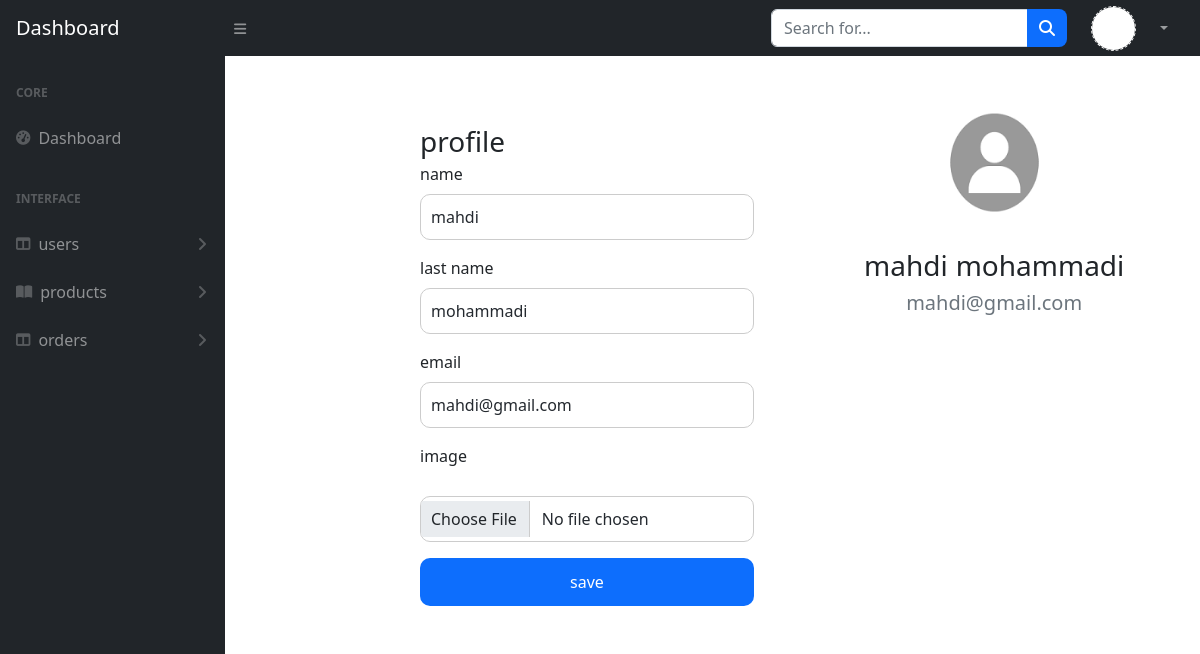
Screenshot of /profile (signed in) with the database file from the repository.
### tables this page shows
CREATE TABLE IF NOT EXISTS `users` (
  `user_id` int UNSIGNED NOT NULL AUTO_INCREMENT,
  `name` varchar(50) DEFAULT NULL,
  `last_name` varchar(50) DEFAULT NULL,
  `email` varchar(100) DEFAULT NULL,
  `password` text,
  `file` varchar(200) NOT NULL DEFAULT 'first.svg',
  `create_date` datetime NOT NULL DEFAULT CURRENT_TIMESTAMP,
  `sort` varchar(50) NOT NULL DEFAULT '`create_date` DESC',
  PRIMARY KEY (`user_id`)
);

### inc/config.php (called while the page is built, shortened)
<?php
$config = [
    'db' => [
        'name' => 'dashboard',
        'user' => 'root',
        'password' => '',
        'host' => 'localhost'
    ],
    'base_url' => 'http://localhost/dashboard'
];

### inc/functions.php (called while the page is built, shortened)
<?php
function base_url(){
    global $config;
    return $config['base_url'];
}

### inc/db.php (called while the page is built, shortened)
<?php
function db_conn()
{
    global $config;
    $conn = mysqli_connect($config['db']['host'], $config['db']['user'], $config['db']['password'], $config['db']['name']);
    if ($conn) {
        return $conn;
    } else {
        return false;
    }
}
function db_select_one($sql)
{
    $conn = db_conn();
    $result = mysqli_query($conn, $sql);
    $output = mysqli_fetch_row($result);
    return $output;
}

### templates/profile.php (the view, shortened to what this page needs)
<?php
require_once 'header.php';
$userNumber = $_SESSION['user'];
$sql = "SELECT * FROM `users` WHERE `user_id` = '$userNumber'";
$output2 = db_select_one($sql);
?>
<body class="sb-nav-fixed">
    <nav class="sb-topnav navbar navbar-expand navbar-dark bg-dark">
        <a class="navbar-brand ps-3" href="<?php base_url() ?>panel">Dashboard</a>
        <button class="btn btn-link btn-sm order-1 order-lg-0 me-4 me-lg-0" id="sidebarToggle" href="#!"><i class="fas fa-bars"></i></button>
        <form class="d-none d-md-inline-block form-inline ms-auto me-0 me-md-3 my-2 my-md-0">
            <div class="input-group">
                <input class="form-control" type="text" placeholder="Search for..." aria-label="Search for..." aria-describedby="btnNavbarSearch" />
                <button class="btn btn-primary" id="btnNavbarSearch" type="button"><i class="fas fa-search"></i></button>
            </div>
        </form>
        <ul class="navbar-nav ms-auto ms-md-0 me-3 me-lg-4">
            <li class="nav-item dropdown">
                <a class="nav-link dropdown-toggle d-flex align-items-center justify-content-center" id="navbarDropdown" href="#" role="button" data-bs-toggle="dropdown" aria-expanded="false">
                    <div id="photo"><img src="<?php echo base_url() . '/uploads/' . $output2['5']; ?>"></div>
                </a>
            </li>
        </ul>
    </nav>
    <div id="layoutSidenav">
        <div id="layoutSidenav_nav">
            <nav class="sb-sidenav accordion sb-sidenav-dark" id="sidenavAccordion">
                <div class="sb-sidenav-menu">
                    <div class="nav">
                        <div class="sb-sidenav-menu-heading">Core</div>
                        <a class="nav-link" href="index.html">
                            <div class="sb-nav-link-icon"><i class="fas fa-tachometer-alt"></i></div>
                            Dashboard
                        </a>
                        <div class="sb-sidenav-menu-heading">Interface</div>
                        <a class="nav-link collapsed" href="#" data-bs-toggle="collapse" data-bs-target="#collapseUsers" aria-expanded="false" aria-controls="collapseUsers">
                            <div class="sb-nav-link-icon"><i class="fas fa-columns"></i></div>
                            users
                            <div class="sb-sidenav-collapse-arrow"><i class="fas fa-angle-down"></i></div>
                        </a>
                        <a class="nav-link collapsed" href="#" data-bs-toggle="collapse" data-bs-target="#collapseProducts" aria-expanded="false" aria-controls="collapseProducts">
                            <div class="sb-nav-link-icon"><i class="fas fa-book-open"></i></div>
                            products
                            <div class="sb-sidenav-collapse-arrow"><i class="fas fa-angle-down"></i></div>
                        </a>
                        <a class="nav-link collapsed" href="#" data-bs-toggle="collapse" data-bs-target="#collapseOrders" aria-expanded="false" aria-controls="collapseOrders">
                            <div class="sb-nav-link-icon"><i class="fas fa-columns"></i></div>
                            orders
                            <div class="sb-sidenav-collapse-arrow"><i class="fas fa-angle-down"></i></div>
                        </a>
                    </div>
                </div>
            </nav>
        </div>
    <div class="d-flex" style="margin-left: 400px; margin-top: 100px; gap:90px">
        <div class="modal-content">
            <form id="editUserForm" action="handle.php" method="POST" enctype="multipart/form-data">
                <div class="modal-header">
                    <h3 class="modal-title me-1" id="editUserModalLabel"> profile </h3>
                </div>
                <div class="modal-body">
                    <div class="mb-3">
                        <label for="userName" class="form-label">name</label>
                        <input type="text" class="form-control" id="userName" name="userName" placeholder="<?php echo $output2['1']; ?>" value="<?php echo $output2['1']; ?>">
                    </div>
                    <div class="mb-3">
                        <label for="userName" class="form-label">last name</label>
                        <input type="text" class="form-control" id="userName" name="userlName" placeholder="<?php echo $output2['2']; ?>" value="<?php echo $output2['2']; ?>">
                    </div>
                    <div class="mb-3">
                        <label for="userEmail" class="form-label">email</label>
                        <input type="email" class="form-control" id="userEmail" name="userEmail" placeholder="<?php echo $output2['3']; ?>" value="<?php echo $output2['3']; ?>">
                    </div>
                    <div class="mb-3">
                        <label for="userEmail" class="form-label">image</label>
                        <input type="file" class="form-control" id="userfile" name="files" value="<?php echo $output2['5']; ?>">
                    </div>
                </div>
                <div class="modal-footer">
                    <button type="submit" class="btn btn-success" name="edit_user">save</button>
                </div>
            </form>
        </div>
        <div class="text-center">
            <img src="<?php echo base_url() . '/uploads/' . $output2[5] ?>" width="125px" height="125px" style="border-radius: 50%;">
            <div class="d-flex text-center mt-4">
                <h3 class="me-2"><?= $output2[1] ?></h3>
                <h3><?= $output2[2] ?></h3>
            </div>
            <h5 class="text-center mb-3 text-secondary"><?= $output2[3] ?></h5>
        </div>
    </div>
    </div>
    <?php
    require_once 'footer.php';
    ?>

### rows the page displays
users: file (picture), userName "mahdi", userlName "mohammadi", userEmail "mahdi@gmail.com", name "mahdi", last_name "mohammadi", email "mahdi@gmail.com"
